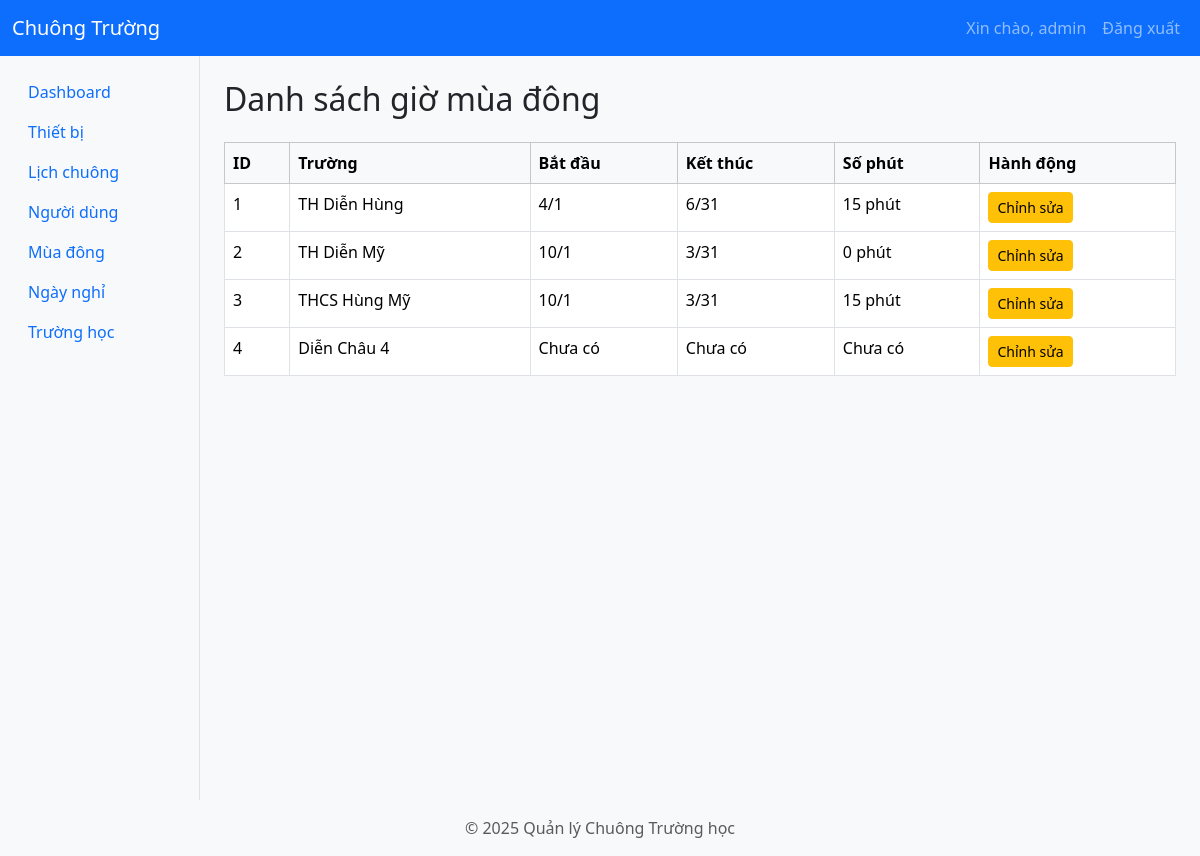
The page /seasons (signed in) on the database as committed earlier.
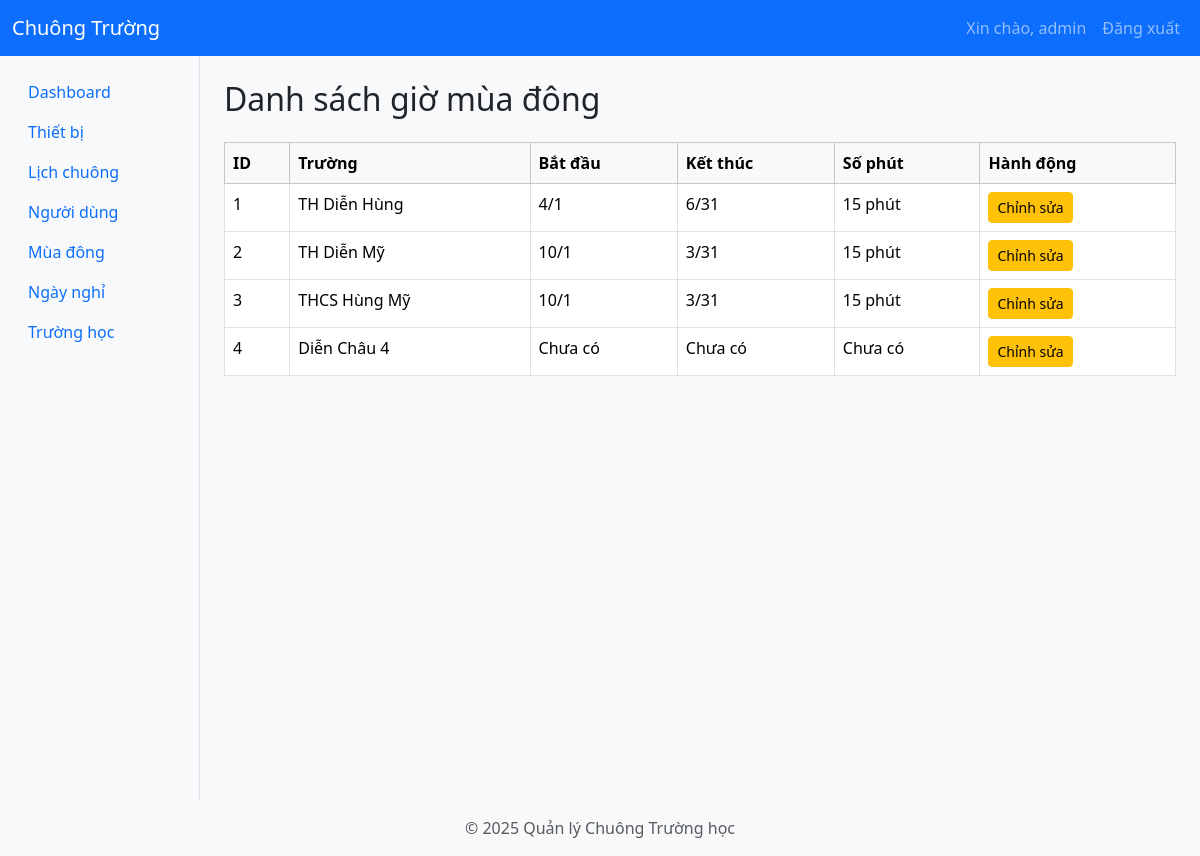
The same page on the database as committed later.
### app/models/school.py (models this page shows)
class School(db.Model):
    __tablename__ = "schools"
    id = db.Column(db.Integer, primary_key=True)
    name = db.Column(db.String(100), nullable=False)
    address = db.Column(db.String(200))
    phone = db.Column(db.String(20))
    users = db.relationship("User", back_populates="school", lazy="dynamic")
    devices = db.relationship("Device", back_populates="school", lazy=True)
    disabled_periods = db.relationship(
        "DisabledPeriod",
        back_populates="school",
        lazy=True
    )
    schedules = db.relationship("Schedule", back_populates="school", lazy=True)
    winter_shift = db.relationship(
        "app.models.winter_shift_config.WinterShiftConfig",
        backref="school_winter_shift",
        uselist=False,
        overlaps="winter_shift_config,school"
    )
    winter_shift_config = db.relationship(
        "app.models.winter_shift_config.WinterShiftConfig",
        backref="school_winter_shift_config",
        uselist=False,
        overlaps="school_winter_shift"
    )

### app/models/winter_shift_config.py (models this page shows)
class WinterShiftConfig(db.Model):
    __tablename__ = 'winter_shift_config'
    __table_args__ = {'extend_existing': True}  # Allow redefining the table if it already exists
    id = db.Column(db.Integer, primary_key=True)
    school_id = db.Column(db.Integer, db.ForeignKey('schools.id'), nullable=False, unique=True)
    start_month = db.Column(db.Integer, nullable=False, default=10)  # Default to October
    end_month = db.Column(db.Integer, nullable=False, default=3)    # Default to March
    morning_shift_minutes = db.Column(db.Integer, nullable=False, default=0)
    afternoon_shift_minutes = db.Column(db.Integer, nullable=False, default=0)
    school = db.relationship(
        'School',
        backref=db.backref('winter_shift_from_config', uselist=False),
        overlaps="winter_shift,winter_shift_config,school_winter_shift,school_winter_shift_config"
    )

### app/routes/season.py (the view)
@season_bp.route("/seasons", methods=["GET"])
@login_required
@admin_required
def list_seasons():
    schools = School.query.all()  # Removed joinedload(School.seasons) as season_config no longer exists
    print("Schools:", schools)
    return render_template('pages/seasons.html', schools=schools)

### app/__init__.py (called while the page is built)
def create_app():
    app = Flask(__name__)
    app.config.from_object('app.config.Config')
    db.init_app(app)
    jwt.init_app(app)
    migrate.init_app(app, db)  # Bind Flask-Migrate to the app and db
    login_manager.init_app(app)  # Initialize Flask-Login
    login_manager.login_view = 'auth.login'  # Set the login view
    @app.context_processor
    def inject_user():
        from flask_login import current_user
        return dict(current_user=current_user)
    from app.utils.jwt_patch import apply_jwt_patch
    apply_jwt_patch()
    from app.routes import register_routes
    register_routes(app)
    def get_day_name(index):
        days = ['Thứ 2', 'Thứ 3', 'Thứ 4', 'Thứ 5', 'Thứ 6', 'Thứ 7', 'Chủ Nhật']
        return days[index]
    app.jinja_env.filters['get_day_name'] = get_day_name
    return app

### app/templates/pages/seasons.html (shortened to what this page needs)
{% extends 'layouts/layout.html' %}
{% block content %}
<h2 class="mb-4">Danh sách giờ mùa đông</h2>
<table class="table table-bordered table-hover">
    <thead class="table-light">
        <tr>
            <th>ID</th>
            <th>Trường</th>
            <th>Bắt đầu</th>
            <th>Kết thúc</th>
            <th>Số phút</th>
            <th>Hành động</th>
        </tr>
    </thead>
    <tbody>
        {% for school in schools %}
        <tr>
            <td>{{ school.id }}</td>
            <td>{{ school.name }}</td>
            <td>{% if school.winter_shift_config %}{{ school.winter_shift_config.start_month }}/1{% else %}Chưa có{% endif %}</td>
            <td>{% if school.winter_shift_config %}{{ school.winter_shift_config.end_month }}/31{% else %}Chưa có{% endif %}</td>
            <td>{% if school.winter_shift_config %}{{ school.winter_shift_config.morning_shift_minutes }} phút{% else %}Chưa có{% endif %}</td>
            <td>
                <a href="/seasons/edit/{{ school.id }}" class="btn btn-sm btn-warning">Chỉnh sửa</a>
            </td>
        </tr>
        {% endfor %}
    </tbody>
</table>
{% endblock %}

Rows that differ between the two databases and show on the page:
changed through a linked row, School "TH Diễn Mỹ": winter_shift_config.morning_shift_minutes "0" → "15"
